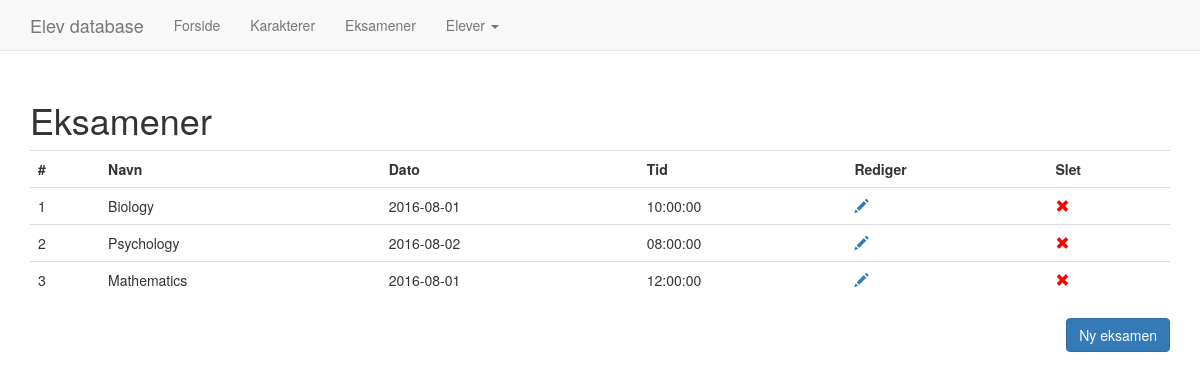
The page /exams.php on the database its author committed.
### tables this page shows
CREATE TABLE `exams` (
  `id` int(11) NOT NULL,
  `name` varchar(64) NOT NULL,
  `date` date NOT NULL,
  `time` time NOT NULL
);

### exams.php (the view, shortened to what this page needs)
<!DOCTYPE html>
<html>
<head>
	<link href="css/bootstrap.min.css" rel="stylesheet">
</head>
<body>
	<div class="container">
		<?php include('nav.php'); ?>
		<h1>Eksamener</h1>
		<?php
		include('dbcon.php');
		echo "<table class='table'><tr><th>#</th><th>Navn</th><th>Dato</th><th>Tid</th><th>Rediger</th><th>Slet</th></tr>";
		$query = "SELECT * FROM exams ORDER BY id ASC";
		$result = $con->query($query);
		if ($result->num_rows > 0)
		{
			while ($row = $result->fetch_object())
			{
				echo "<tr><td>" . $row->id . "</td>" .
				"<td>" . $row->name . "</td>" .
				"<td>" . $row->date . "</td>" .
				"<td>" . $row->time . "</td>" .
				"<td><a href='editExam.php?id=". $row->id ."'><span class='glyphicon glyphicon-pencil'></span></a></td>" .
				"<td><a href='deleteExam.php?id=". $row->id ."' style='color: red;' onclick='return sure();'><span class='glyphicon glyphicon-remove'></span></a></td>" .
				"</tr>";
			}
		}
		echo "</table>";
		?>
		<a href="newExam.php" class="btn btn-primary pull-right">Ny eksamen</a>
	</div>
</body>
</html>

### rows shown on the page
exams: id "1", name "Biology", date "2016-08-01", time "10:00:00"
exams: id "2", name "Psychology", date "2016-08-02", time "08:00:00"
exams: id "3", name "Mathematics", date "2016-08-01", time "12:00:00"
